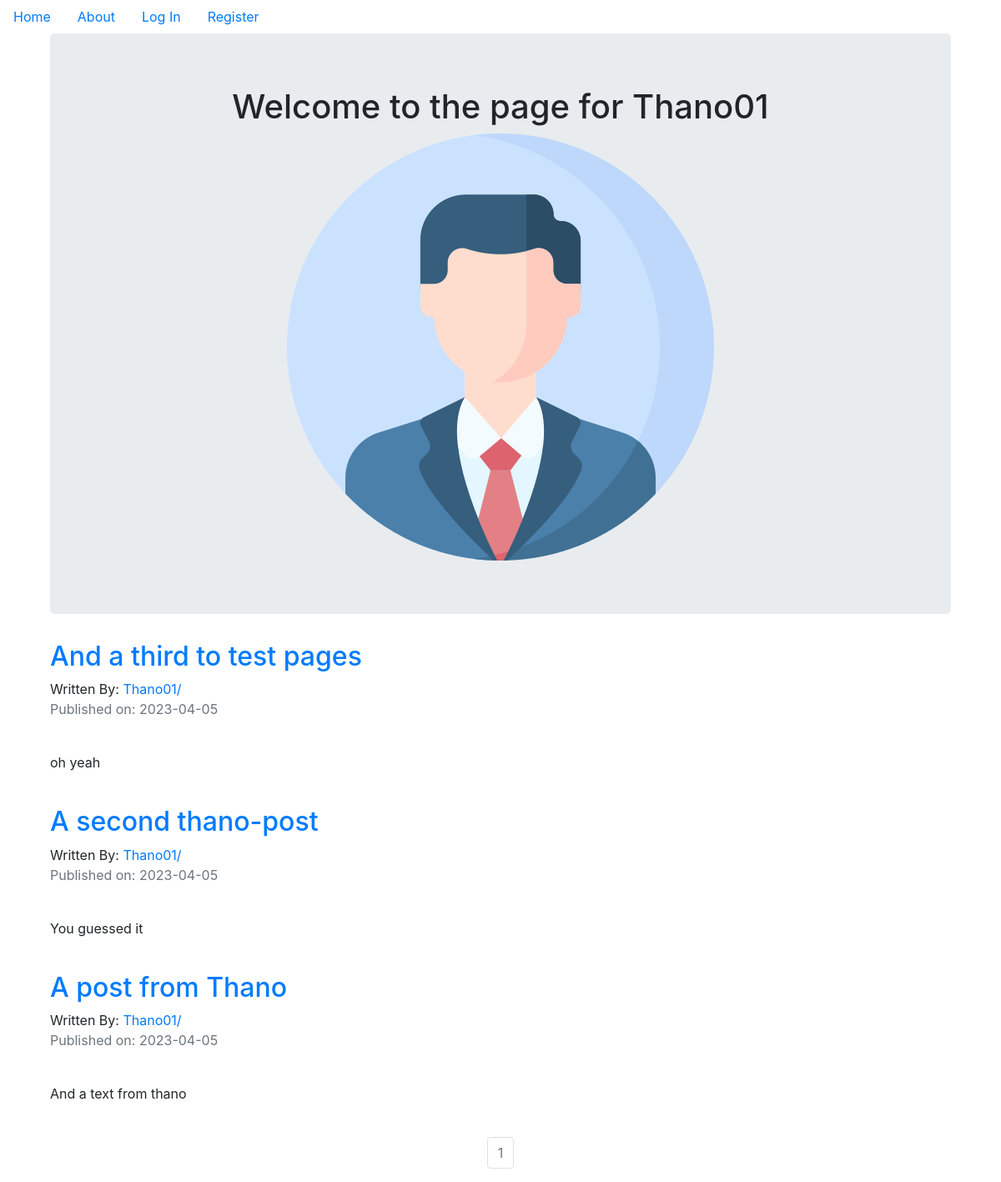
The app's page /Thano01 with its own data.
### companyblog/models.py (models this page shows, shortened)
class User(db.Model, UserMixin):
    __tablename__ = 'users'
    id = db.Column(db.Integer, primary_key=True)
    profile_image = db.Column(db.String(64), nullable=False, default='default_profile.png')
    email = db.Column(db.String(64), unique=True, index=True)
    username = db.Column(db.String(64), unique=True, index=True)
    password_hash = db.Column(db.String(128))
    posts = db.relationship('BlogPost', backref='author', lazy=True)

class BlogPost(db.Model):
    users = db.relationship(User)
    id = db.Column(db.Integer, primary_key=True)
    user_id = db.Column(db.Integer, db.ForeignKey('users.id'), nullable=False)
    date = db.Column(db.DateTime, nullable=False, default=datetime.utcnow)
    title = db.Column(db.String(140), nullable=False)
    text = db.Column(db.Text, nullable=False)

### companyblog/users/views.py (the view)
@users.route('/<username>')
def user_posts(username):
    page = request.args.get('page', 1, type=int)
    user = User.query.filter_by(username=username).first_or_404()
    blog_posts = BlogPost.query.filter_by(author=user).order_by(BlogPost.date.desc()).paginate(page=page, per_page=5)
    return render_template('user_blog_post.html', blog_posts=blog_posts, user=user)

### companyblog/templates/user_blog_post.html
{% extends "base.html" %}
{% block content %}
    <div class="container">
        <div class="jumbotron">
            <div align="center">
                <h1>Welcome to the page for {{user.username}}</h1>
                <img src="{{url_for('static', filename='profile_pics/'+user.profile_image)}}" alt="">
            </div>
        </div>
    {% for post in blog_posts.items %}
        <h2><a href="{{url_for('blog_posts.blog_post', blog_post_id=post.id)}}">{{post.title}}</a></h2>
        Written By: <a href="{{url_for('users.user_posts', username=post.author.username)}}">{{post.author.username}}/</a>
        <p class="text-muted">Published on: {{post.date.strftime("%Y-%m-%d")}}</p>
        <br>
        <p>{{post.text}}</p>
        <br>
    {% endfor %}
    </div>
    <nav aria-label="Page Navigation example">
        <ul class="pagination justify-content-center">
            {% for page_num in blog_posts.iter_pages(left_edge=1, right_edge=1, left_current=1, right_current=2) %}
                {% if blog_posts.page == page_num %}
                    <li class="page-item disabled">
                        <a class="page-link" href="{{url_for('users.user_posts', username=user.username, page=page_num)}}">{{page_num}}</a>
                    </li>
                {% else %}
                <li class="page-item">
                    <a class="page-link" href="{{url_for('users.user_posts', username=user.username, page=page_num)}}">{{page_num}}</a>
                </li>
                {% endif %}
            {% endfor %}
        </ul>
    </nav>
{% endblock %}

### records on screen
User: username "Thano01", profile_image (placeholder picture)
BlogPost: title "And a third to test pages", author.username "Thano01", date "2023-04-05", text "oh yeah"
BlogPost: title "A second thano-post", author.username "Thano01", date "2023-04-05", text "You guessed it"
BlogPost: title "A post from Thano", author.username "Thano01", date "2023-04-05", text "And a text from thano"

### other values on screen
{{ page_num }} "1"
